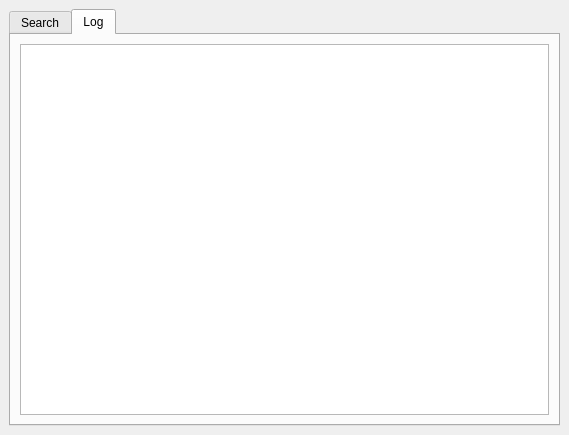
<?xml version="1.0" encoding="UTF-8"?>
<ui version="4.0">
 <class>GeoEASINDockWidgetBase</class>
 <widget class="QDockWidget" name="GeoEASINDockWidgetBase">
  <property name="geometry">
   <rect>
    <x>0</x>
    <y>0</y>
    <width>569</width>
    <height>435</height>
   </rect>
  </property>
  <property name="windowTitle">
   <string>GeoEASIN</string>
  </property>
  <widget class="QWidget" name="dockWidgetContents">
   <layout class="QHBoxLayout" name="horizontalLayout">
    <item>
     <widget class="QTabWidget" name="tabWidget">
      <property name="currentIndex">
       <number>1</number>
      </property>
      <widget class="QWidget" name="tabSearch">
       <attribute name="title">
        <string>Search</string>
       </attribute>
       <layout class="QGridLayout" name="gridLayout_3">
        <item row="0" column="1">
         <widget class="QPushButton" name="btnSearch">
          <property name="text">
           <string>Search</string>
          </property>
         </widget>
        </item>
        <item row="2" column="0">
         <widget class="QLabel" name="requestInfo">
          <property name="text">
           <string>Info</string>
          </property>
         </widget>
        </item>
        <item row="0" column="0">
         <widget class="QLineEdit" name="lineSpecieText">
          <property name="text">
           <string extracomment="comentario"/>
          </property>
          <property name="placeholderText">
           <string>Write the species scientific name or part of it. e.g. Procambarus acutus
                                    </string>
          </property>
         </widget>
        </item>
        <item row="1" column="0" colspan="2">
         <widget class="QTreeWidget" name="treeWidgetData">
          <property name="alternatingRowColors">
           <bool>true</bool>
          </property>
          <property name="selectionBehavior">
           <enum>QAbstractItemView::SelectItems</enum>
          </property>
          <property name="uniformRowHeights">
           <bool>false</bool>
          </property>
          <property name="sortingEnabled">
           <bool>true</bool>
          </property>
          <attribute name="headerMinimumSectionSize">
           <number>50</number>
          </attribute>
          <attribute name="headerHighlightSections">
           <bool>true</bool>
          </attribute>
          <column>
           <property name="text">
            <string notr="true">1</string>
           </property>
          </column>
         </widget>
        </item>
        <item row="2" column="1">
         <widget class="QPushButton" name="btnCleanResults">
          <property name="text">
           <string>Clean</string>
          </property>
         </widget>
        </item>
       </layout>
      </widget>
      <widget class="QWidget" name="tabLog">
       <attribute name="title">
        <string>Log</string>
       </attribute>
       <layout class="QGridLayout" name="gridLayout">
        <item row="0" column="0">
         <widget class="QTextBrowser" name="logInfoText"/>
        </item>
       </layout>
      </widget>
     </widget>
    </item>
   </layout>
  </widget>
 </widget>
 <resources/>
 <connections/>
</ui>
